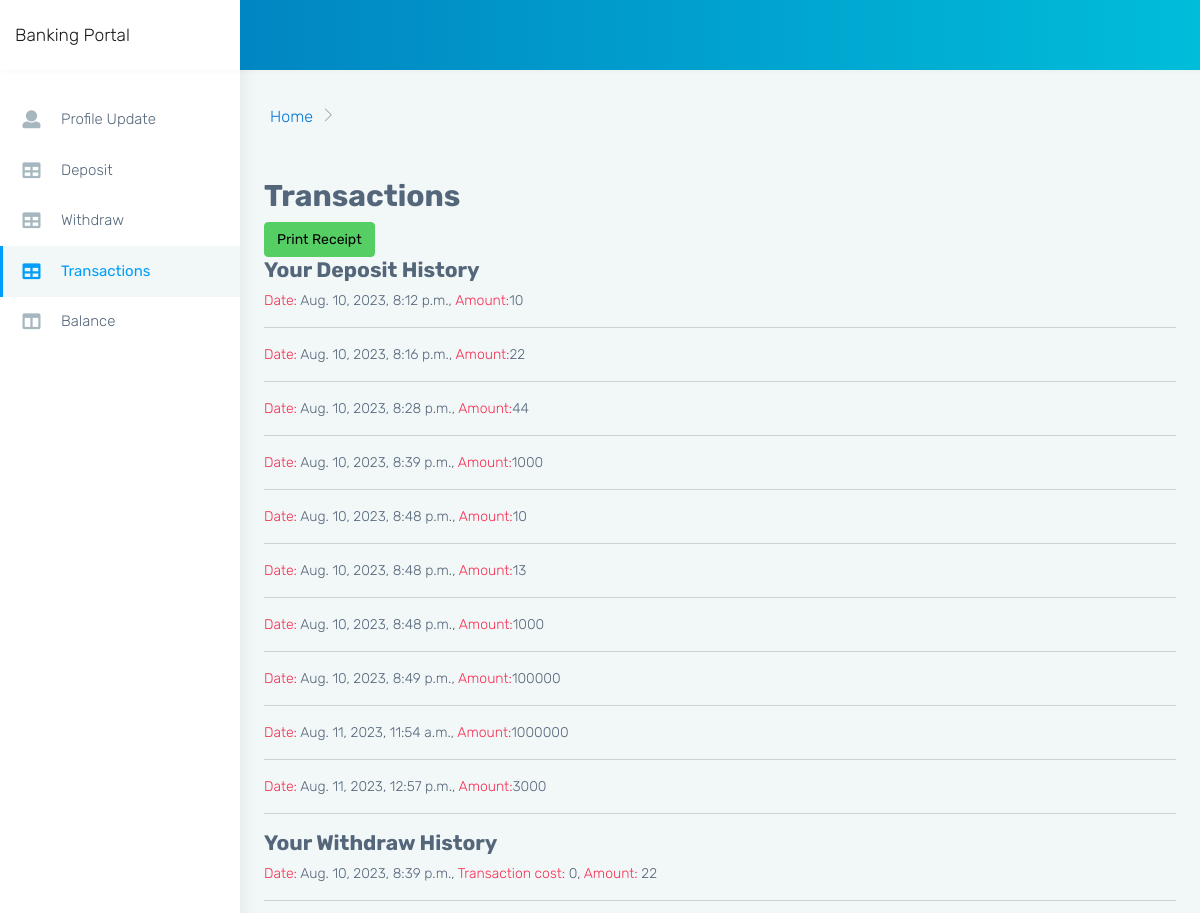
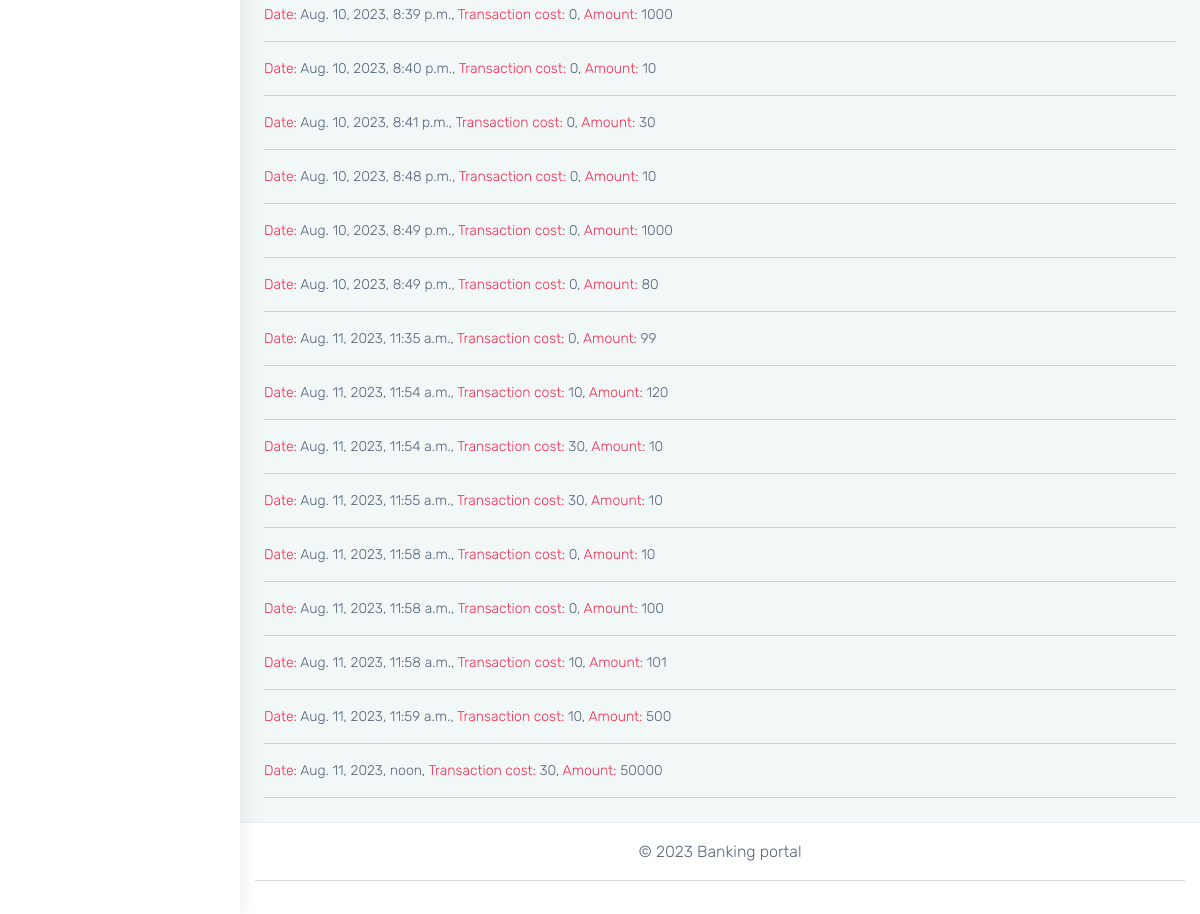
Screenshot of /transactions/ with the database file from the repository (2 pictures, top to bottom).
### home/models.py (models this page shows)
class Deposit(models.Model):
    owner = models.ForeignKey(User, on_delete=models.CASCADE)
    amount_deposited = models.IntegerField(default=0);
    date_of_deposit = models.DateTimeField(auto_now_add=True, blank=True,null=True)

class Withdraw(models.Model):
    owner = models.ForeignKey(User, on_delete=models.CASCADE)
    amount_withdrawn = models.IntegerField(default=0);
    transaction_cost = models.IntegerField(default=0);
    date_of_withdraw = models.DateTimeField(auto_now_add=True, blank=True,null=True)

### home/views.py (the view)
# urls.py: path('transactions/', views.transactions, name='transactions'),
def transactions(request, *args, **kwargs):
    deposit = Deposit.objects.all()
    withdraw = Withdraw.objects.all()
    context={
        'deposits':deposit,
        'withdraws':withdraw,
    }
    return render(request, 'home/transactions.html', context)

### home/templates/home/transactions.html (shortened to what this page needs)
{% extends "home/base2.html" %}
{% load static %}
{% block content %}
<div class="m-4">
<h2>Transactions</h2> <span onclick="window.print()" class="btn btn-success">Print Receipt</span>
<h3>Your Deposit History</h3>
{% for deposit in deposits %}
<p><span class="text-danger">Date:</span> {{deposit.date_of_deposit}}, <span class="text-danger">Amount:</span>{{deposit.amount_deposited}} </p><hr>
{% endfor %}
<h3>Your Withdraw History</h3>
{% for withdraw in withdraws %}
<p><span class="text-danger">Date:</span>  {{withdraw.date_of_withdraw}}, <span class="text-danger">Transaction cost:</span> {{withdraw.transaction_cost}}, <span class="text-danger">Amount:</span> {{withdraw.amount_withdrawn}}</p><hr>
{% endfor %}
</div>
{% endblock %}

### home/templates/home/base2.html (shortened to what this page needs)
{% load static %}
<!DOCTYPE html>
<html dir="ltr" lang="en">
<head>
    <link href="{% static 'students/assets/plugins/chartist/dist/chartist.min.css' %}" rel="stylesheet">
    <link href="{% static 'students/students-html/css/style.min.css' %}" rel="stylesheet">
</head>
<body>
    <div id="main-wrapper" data-layout="vertical" data-navbarbg="skin6" data-sidebartype="full"
        data-sidebar-position="absolute" data-header-position="absolute" data-boxed-layout="full">
        <header class="topbar" data-navbarbg="skin6">
            <nav class="navbar top-navbar navbar-expand-md navbar-dark">
                <div class="navbar-header" data-logobg="skin6">
                    <a class="navbar-brand" href="{% url 'profile' %}">
                        <span class="logo-text">
                        Banking Portal
                        </span>
                    </a>
                </div>
            </nav>
        </header>
        <aside class="left-sidebar" data-sidebarbg="skin6">
            <div class="scroll-sidebar">
                <nav class="sidebar-nav">
                    <ul id="sidebarnav">
                        <li class="sidebar-item"> <a class="sidebar-link waves-effect waves-dark sidebar-link"
                                href="/profile/" aria-expanded="false"><i class="me-3 fa fa-user fa-fw"
                                    aria-hidden="true"></i><span class="hide-menu">Profile Update</span></a></li>
                        <li class="sidebar-item"> <a class="sidebar-link waves-effect waves-dark sidebar-link"
                            href="/deposit/" aria-expanded="false"><i class="me-3 fa fa-table"
                                aria-hidden="true"></i><span class="hide-menu">Deposit</span></a></li>
                        <li class="sidebar-item"> <a class="sidebar-link waves-effect waves-dark sidebar-link"
                            href="/withdraw/" aria-expanded="false"><i class="me-3 fa fa-table"
                                aria-hidden="true"></i><span class="hide-menu">Withdraw</span></a></li>
                        <li class="sidebar-item"> <a class="sidebar-link waves-effect waves-dark sidebar-link"
                            href="/transactions/" aria-expanded="false"><i class="me-3 fa fa-table"
                                aria-hidden="true"></i><span class="hide-menu">Transactions</span></a></li>
                        <li class="sidebar-item"> <a class="sidebar-link waves-effect waves-dark sidebar-link"
                            href="/balance/" aria-expanded="false"><i class="me-3 fa fa-columns"
                                aria-hidden="true"></i><span class="hide-menu">Balance</span></a></li>
                    </ul>
                </nav>
            </div>
        </aside>
        <div class="page-wrapper">
            <div class="page-breadcrumb">
                <div class="row align-items-center">
                    <div class="col-md-6 col-8 align-self-center">
                        <div class="d-flex align-items-center">
                            <nav aria-label="breadcrumb">
                                <ol class="breadcrumb">
                                    <li class="breadcrumb-item"><a href="#">Home</a></li>
                                    <li class="breadcrumb-item active" aria-current="page">{% block head2 %}{% endblock %}</li>
                                </ol>
                            </nav>
                        </div>
                    </div>
                </div>
            </div>
            {% block content %}
            {% endblock %}
            <footer class="footer text-center">
                © 2023 Banking portal<hr>
            </footer>
        </div>
    </div>
</body>
</html>

### rows the page displays
Deposit: date_of_deposit "Aug. 10, 2023, 8:12 p.m.", amount_deposited "10"
Deposit: date_of_deposit "Aug. 10, 2023, 8:16 p.m.", amount_deposited "22"
Deposit: date_of_deposit "Aug. 10, 2023, 8:28 p.m.", amount_deposited "44"
Deposit: date_of_deposit "Aug. 10, 2023, 8:39 p.m.", amount_deposited "1000"
Deposit: date_of_deposit "Aug. 10, 2023, 8:48 p.m.", amount_deposited "10"
Deposit: date_of_deposit "Aug. 10, 2023, 8:48 p.m.", amount_deposited "13"
Deposit: date_of_deposit "Aug. 10, 2023, 8:48 p.m.", amount_deposited "1000"
Deposit: date_of_deposit "Aug. 10, 2023, 8:49 p.m.", amount_deposited "100000"
Deposit: date_of_deposit "Aug. 11, 2023, 11:54 a.m.", amount_deposited "1000000"
Deposit: date_of_deposit "Aug. 11, 2023, 12:57 p.m.", amount_deposited "3000"
Withdraw: date_of_withdraw "Aug. 10, 2023, 8:39 p.m.", transaction_cost "0", amount_withdrawn "22"
Withdraw: date_of_withdraw "Aug. 10, 2023, 8:39 p.m.", transaction_cost "0", amount_withdrawn "1000"
Withdraw: date_of_withdraw "Aug. 10, 2023, 8:40 p.m.", transaction_cost "0", amount_withdrawn "10"
Withdraw: date_of_withdraw "Aug. 10, 2023, 8:41 p.m.", transaction_cost "0", amount_withdrawn "30"
Withdraw: date_of_withdraw "Aug. 10, 2023, 8:48 p.m.", transaction_cost "0", amount_withdrawn "10"
Withdraw: date_of_withdraw "Aug. 10, 2023, 8:49 p.m.", transaction_cost "0", amount_withdrawn "1000"
Withdraw: date_of_withdraw "Aug. 10, 2023, 8:49 p.m.", transaction_cost "0", amount_withdrawn "80"
Withdraw: date_of_withdraw "Aug. 11, 2023, 11:35 a.m.", transaction_cost "0", amount_withdrawn "99"
Withdraw: date_of_withdraw "Aug. 11, 2023, 11:54 a.m.", transaction_cost "10", amount_withdrawn "120"
Withdraw: date_of_withdraw "Aug. 11, 2023, 11:54 a.m.", transaction_cost "30", amount_withdrawn "10"
Withdraw: date_of_withdraw "Aug. 11, 2023, 11:55 a.m.", transaction_cost "30", amount_withdrawn "10"
Withdraw: date_of_withdraw "Aug. 11, 2023, 11:58 a.m.", transaction_cost "0", amount_withdrawn "10"
Withdraw: date_of_withdraw "Aug. 11, 2023, 11:58 a.m.", transaction_cost "0", amount_withdrawn "100"
Withdraw: date_of_withdraw "Aug. 11, 2023, 11:58 a.m.", transaction_cost "10", amount_withdrawn "101"
Withdraw: date_of_withdraw "Aug. 11, 2023, 11:59 a.m.", transaction_cost "10", amount_withdrawn "500"
Withdraw: date_of_withdraw "Aug. 11, 2023, noon", transaction_cost "30", amount_withdrawn "50000"
